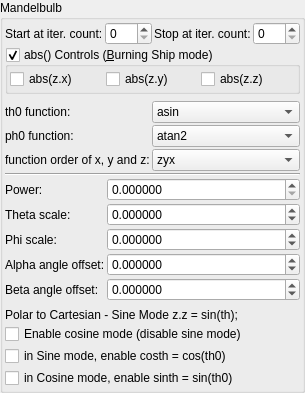
    <widget class="QGroupBox" name="groupBox">
     <property name="title">
      <string>Mandelbulb</string>
     </property>
     <property name="checkable">
      <bool>false</bool>
     </property>
     <layout class="QVBoxLayout" name="verticalLayout_39" stretch="0,0,0,0,0,0">
      <property name="spacing">
       <number>2</number>
      </property>
      <property name="leftMargin">
       <number>2</number>
      </property>
      <property name="topMargin">
       <number>2</number>
      </property>
      <property name="rightMargin">
       <number>2</number>
      </property>
      <property name="bottomMargin">
       <number>2</number>
      </property>
      <item>
       <layout class="QGridLayout" name="gridLayout_71">
        <property name="spacing">
         <number>2</number>
        </property>
        <item row="0" column="1">
         <widget class="MySpinBox" name="spinboxInt_transf_start_iterations_M">
          <property name="sizePolicy">
           <sizepolicy hsizetype="Minimum" vsizetype="Maximum">
            <horstretch>0</horstretch>
            <verstretch>0</verstretch>
           </sizepolicy>
          </property>
          <property name="maximum">
           <number>999</number>
          </property>
         </widget>
        </item>
        <item row="0" column="0">
         <widget class="QLabel" name="label_271">
          <property name="text">
           <string>Start at iter. count:</string>
          </property>
         </widget>
        </item>
        <item row="0" column="2">
         <widget class="QLabel" name="label_270">
          <property name="text">
           <string>Stop at iter. count:</string>
          </property>
         </widget>
        </item>
        <item row="0" column="3">
         <widget class="MySpinBox" name="spinboxInt_transf_stop_iterations_M">
          <property name="sizePolicy">
           <sizepolicy hsizetype="Minimum" vsizetype="Maximum">
            <horstretch>0</horstretch>
            <verstretch>0</verstretch>
           </sizepolicy>
          </property>
          <property name="maximum">
           <number>999</number>
          </property>
         </widget>
        </item>
       </layout>
      </item>
      <item>
       <widget class="MyGroupBox" name="groupCheck_transf_function_enabled_false">
        <property name="toolTip">
         <string/>
        </property>
        <property name="title">
         <string>abs() Controls (&amp;Burning Ship mode)</string>
        </property>
        <property name="checkable">
         <bool>true</bool>
        </property>
        <layout class="QVBoxLayout" name="verticalLayout_54">
         <property name="spacing">
          <number>2</number>
         </property>
         <property name="leftMargin">
          <number>2</number>
         </property>
         <property name="topMargin">
          <number>2</number>
         </property>
         <property name="rightMargin">
          <number>2</number>
         </property>
         <property name="bottomMargin">
          <number>2</number>
         </property>
         <item>
          <layout class="QGridLayout" name="gridLayout">
           <item row="0" column="0">
            <widget class="MyCheckBox" name="checkBox_transf_function_enabledAx_false">
             <property name="text">
              <string notr="true">abs(z.x)</string>
             </property>
            </widget>
           </item>
           <item row="0" column="1">
            <widget class="MyCheckBox" name="checkBox_transf_function_enabledAy_false">
             <property name="text">
              <string notr="true">abs(z.y)</string>
             </property>
            </widget>
           </item>
           <item row="0" column="2">
            <widget class="MyCheckBox" name="checkBox_transf_function_enabledAz_false">
             <property name="text">
              <string notr="true">abs(z.z)</string>
             </property>
            </widget>
           </item>
          </layout>
         </item>
        </layout>
       </widget>
      </item>
      <item>
       <layout class="QGridLayout" name="gridLayout_75" columnstretch="0,1">
        <property name="topMargin">
         <number>5</number>
        </property>
        <item row="2" column="0">
         <widget class="QLabel" name="label_multi1_ph0_function_2">
          <property name="text">
           <string>ph0 function:</string>
          </property>
         </widget>
        </item>
        <item row="1" column="1">
         <widget class="MyComboBox" name="comboBox_sinTan2Trig_asin_or_acos">
          <item>
           <property name="text">
            <string notr="true">asin</string>
           </property>
          </item>
          <item>
           <property name="text">
            <string notr="true">acos</string>
           </property>
          </item>
         </widget>
        </item>
        <item row="3" column="0">
         <widget class="QLabel" name="label_multi1_order_of_xyz_2">
          <property name="text">
           <string>function order of x, y and z:</string>
          </property>
         </widget>
        </item>
        <item row="3" column="1">
         <widget class="MyComboBox" name="comboBox_sinTan2Trig_order_of_zyx">
          <item>
           <property name="text">
            <string notr="true">zyx</string>
           </property>
          </item>
          <item>
           <property name="text">
            <string notr="true">zxy</string>
           </property>
          </item>
          <item>
           <property name="text">
            <string notr="true">yzx</string>
           </property>
          </item>
          <item>
           <property name="text">
            <string notr="true">yxz</string>
           </property>
          </item>
          <item>
           <property name="text">
            <string notr="true">xzy</string>
           </property>
          </item>
          <item>
           <property name="text">
            <string notr="true">xyz</string>
           </property>
          </item>
         </widget>
        </item>
        <item row="2" column="1">
         <widget class="MyComboBox" name="comboBox_sinTan2Trig_atan2_or_atan">
          <item>
           <property name="text">
            <string notr="true">atan2</string>
           </property>
          </item>
          <item>
           <property name="text">
            <string notr="true">atan</string>
           </property>
          </item>
         </widget>
        </item>
        <item row="1" column="0">
         <widget class="QLabel" name="label_multi1_th0_function_2">
          <property name="text">
           <string>th0 function:</string>
          </property>
         </widget>
        </item>
       </layout>
      </item>
      <item>
       <widget class="Line" name="line">
        <property name="lineWidth">
         <number>1</number>
        </property>
        <property name="orientation">
         <enum>Qt::Horizontal</enum>
        </property>
       </widget>
      </item>
      <item>
       <layout class="QGridLayout" name="gridLayout_76" columnstretch="0,1">
        <property name="spacing">
         <number>2</number>
        </property>
        <item row="3" column="1">
         <widget class="MyDoubleSpinBox" name="spinbox_alpha_angle_offset">
          <property name="sizePolicy">
           <sizepolicy hsizetype="Minimum" vsizetype="Maximum">
            <horstretch>0</horstretch>
            <verstretch>0</verstretch>
           </sizepolicy>
          </property>
          <property name="prefix">
           <string/>
          </property>
          <property name="suffix">
           <string/>
          </property>
          <property name="decimals">
           <number>6</number>
          </property>
          <property name="minimum">
           <double>-36000.000000000000000</double>
          </property>
          <property name="maximum">
           <double>36000.000000000000000</double>
          </property>
          <property name="singleStep">
           <double>0.100000000000000</double>
          </property>
         </widget>
        </item>
        <item row="2" column="0">
         <widget class="QLabel" name="label_121">
          <property name="text">
           <string>Phi scale:</string>
          </property>
         </widget>
        </item>
        <item row="4" column="1">
         <widget class="MyDoubleSpinBox" name="spinbox_beta_angle_offset">
          <property name="sizePolicy">
           <sizepolicy hsizetype="Minimum" vsizetype="Maximum">
            <horstretch>0</horstretch>
            <verstretch>0</verstretch>
           </sizepolicy>
          </property>
          <property name="prefix">
           <string/>
          </property>
          <property name="suffix">
           <string/>
          </property>
          <property name="decimals">
           <number>6</number>
          </property>
          <property name="minimum">
           <double>-36000.000000000000000</double>
          </property>
          <property name="maximum">
           <double>36000.000000000000000</double>
          </property>
          <property name="singleStep">
           <double>0.100000000000000</double>
          </property>
         </widget>
        </item>
        <item row="1" column="1">
         <widget class="MyDoubleSpinBox" name="spinbox_transf_scaleA_1">
          <property name="sizePolicy">
           <sizepolicy hsizetype="Minimum" vsizetype="Maximum">
            <horstretch>0</horstretch>
            <verstretch>0</verstretch>
           </sizepolicy>
          </property>
          <property name="prefix">
           <string/>
          </property>
          <property name="suffix">
           <string/>
          </property>
          <property name="decimals">
           <number>6</number>
          </property>
          <property name="minimum">
           <double>-99.998999999999995</double>
          </property>
          <property name="maximum">
           <double>99.998999999999995</double>
          </property>
          <property name="singleStep">
           <double>0.100000000000000</double>
          </property>
         </widget>
        </item>
        <item row="4" column="0">
         <widget class="QLabel" name="label_293">
          <property name="text">
           <string>Beta angle offset:</string>
          </property>
         </widget>
        </item>
        <item row="1" column="0">
         <widget class="QLabel" name="label_120">
          <property name="text">
           <string>Theta scale:</string>
          </property>
         </widget>
        </item>
        <item row="2" column="1">
         <widget class="MyDoubleSpinBox" name="spinbox_transf_scaleB_1">
          <property name="sizePolicy">
           <sizepolicy hsizetype="Minimum" vsizetype="Maximum">
            <horstretch>0</horstretch>
            <verstretch>0</verstretch>
           </sizepolicy>
          </property>
          <property name="prefix">
           <string/>
          </property>
          <property name="suffix">
           <string/>
          </property>
          <property name="decimals">
           <number>6</number>
          </property>
          <property name="minimum">
           <double>-99.998999999999995</double>
          </property>
          <property name="maximum">
           <double>99.998999999999995</double>
          </property>
          <property name="singleStep">
           <double>0.100000000000000</double>
          </property>
         </widget>
        </item>
        <item row="3" column="0">
         <widget class="QLabel" name="label_292">
          <property name="text">
           <string>Alpha angle offset:</string>
          </property>
         </widget>
        </item>
        <item row="0" column="0">
         <widget class="QLabel" name="label_294">
          <property name="text">
           <string>Power:</string>
          </property>
         </widget>
        </item>
        <item row="0" column="1">
         <widget class="MyDoubleSpinBox" name="spinbox_power">
          <property name="sizePolicy">
           <sizepolicy hsizetype="Minimum" vsizetype="Maximum">
            <horstretch>0</horstretch>
            <verstretch>0</verstretch>
           </sizepolicy>
          </property>
          <property name="prefix">
           <string/>
          </property>
          <property name="suffix">
           <string/>
          </property>
          <property name="decimals">
           <number>6</number>
          </property>
          <property name="minimum">
           <double>0.000000000000000</double>
          </property>
          <property name="maximum">
           <double>99.998999999999995</double>
          </property>
          <property name="singleStep">
           <double>0.100000000000000</double>
          </property>
         </widget>
        </item>
       </layout>
      </item>
      <item>
       <layout class="QGridLayout" name="gridLayout_78">
        <property name="topMargin">
         <number>5</number>
        </property>
        <item row="1" column="0">
         <widget class="MyCheckBox" name="checkBox_transf_function_enabledx_false">
          <property name="text">
           <string>Enable cosine mode (disable sine mode)</string>
          </property>
         </widget>
        </item>
        <item row="3" column="0">
         <widget class="MyCheckBox" name="checkBox_transf_function_enabledy_false">
          <property name="text">
           <string>in Cosine mode, enable sinth = sin(th0)</string>
          </property>
         </widget>
        </item>
        <item row="2" column="0">
         <widget class="MyCheckBox" name="checkBox_transf_function_enabledz_false">
          <property name="text">
           <string>in Sine mode, enable costh = cos(th0)</string>
          </property>
         </widget>
        </item>
        <item row="0" column="0">
         <widget class="QLabel" name="label_122">
          <property name="text">
           <string>Polar to Cartesian - Sine Mode z.z = sin(th);</string>
          </property>
         </widget>
        </item>
       </layout>
      </item>
     </layout>
    </widget>
